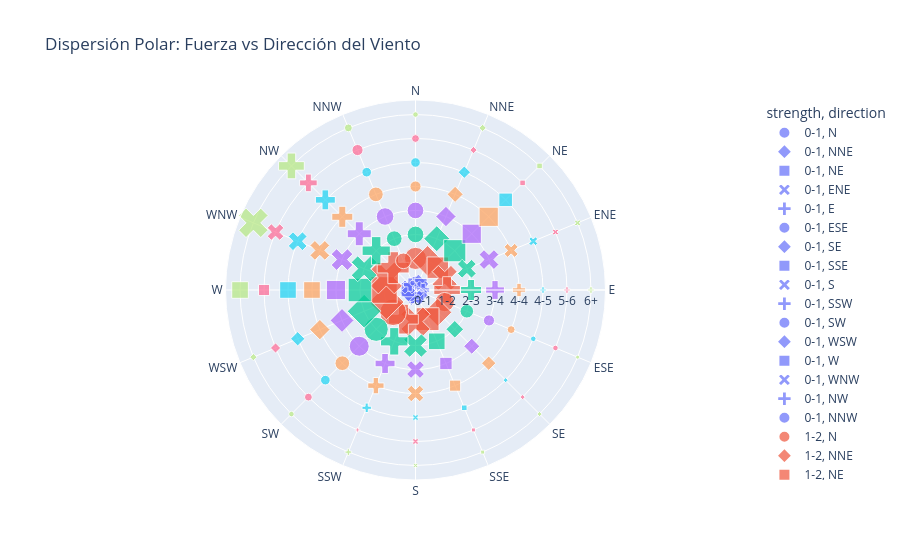

Here is the notebook cell this chart was saved with:
### Markdown cell above
Paso 2: Gráfico de Dispersión Polar (Scatter Polar)
Este gráfico es ideal para ver la distribución de puntos individuales. Usaremos r para la magnitud y theta para la dirección angular.

### Code cell
fig1 = px.scatter_polar(wind_df, 
                        r="strength", 
                        theta="direction", 
                        color="strength",
                        symbol="direction",
                        size="frequency",
                        title="Dispersión Polar: Fuerza vs Dirección del Viento")
fig1.show()
